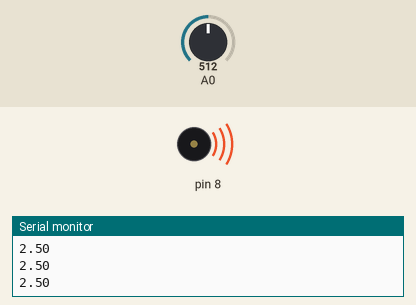
Simulated run of this sketch. Board: Arduino Uno, built with avr-gcc and run on an emulated ATmega328P. Shown: buzzer (waves = sounding), the last lines printed to the serial monitor. The inputs (shaded band) are chosen by the test bench; at power-on: A0 = 512.

Above: at 1.2 s.
1.3 s: A0 set to 490
At 2.5 s:
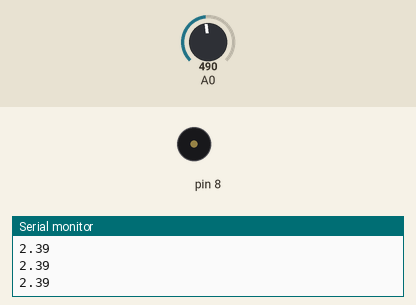
2.8 s: A0 set to 511
At 3.7 s:
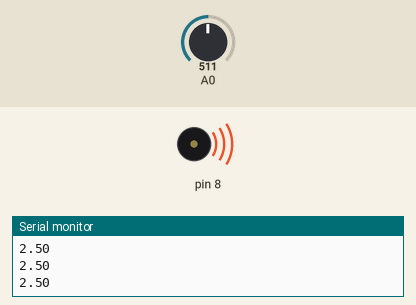
4.3 s: A0 set to 495
At 4.8 s:
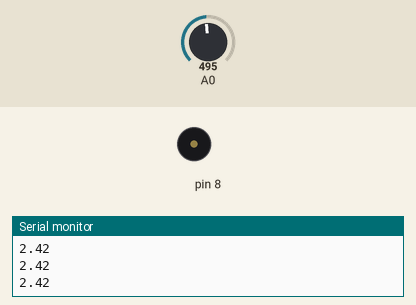
Timing chart, 0 to 7.3 s (numbered marks = the images above; inputs shaded):
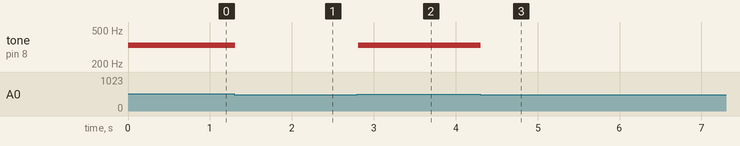

The sketch:

prj7.ino
```cpp
int notes[] = {262, 294, 330, 349};

void setup() {
   Serial.begin(9600);
}

void loop() {
    int keyVal = analogRead(A0);
    float voltage = float(keyVal) / 1024.0 * 5.0;
    Serial.println(voltage);

    if (keyVal == 1023) {
        tone(8, notes[0]);
    } else if (keyVal >= 900 && keyVal < 1010) {
        tone(8, notes[1]);
    } else if (keyVal >= 505 && keyVal < 515) {
        tone(8, notes[2]);
    } else if (keyVal >= 5 && keyVal < 10) {
        tone(8, notes[3]);
    } else {
        noTone(8);
    }
}
```

Measured:
- the behaviour switches between 505 and 504 on A0 (found by bisection; images 0 and 1)
- after the input at 1.3 s, tone on pin 8: 330 Hz → silent at once
- after the input at 2.8 s, tone on pin 8: silent → 330 Hz at once
- after the input at 4.3 s, tone on pin 8: 330 Hz → silent at once
